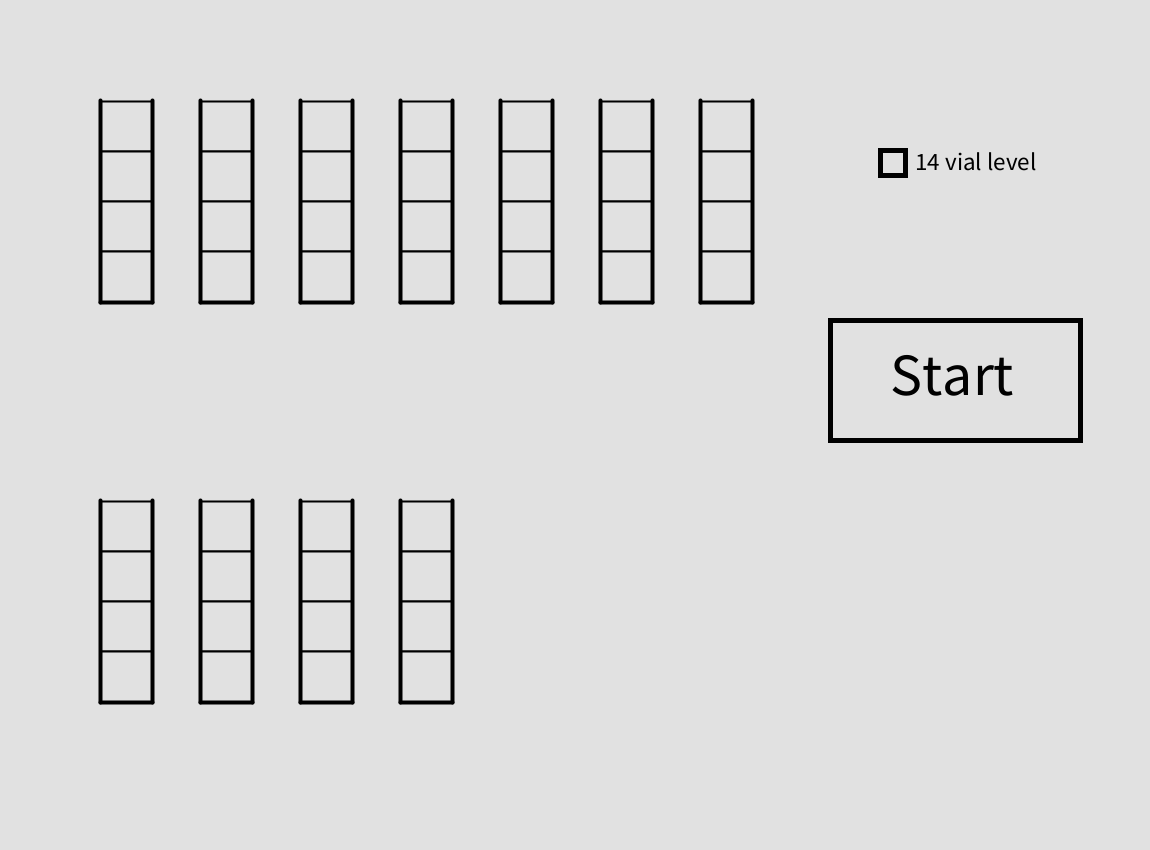
Frame 1 (no input)
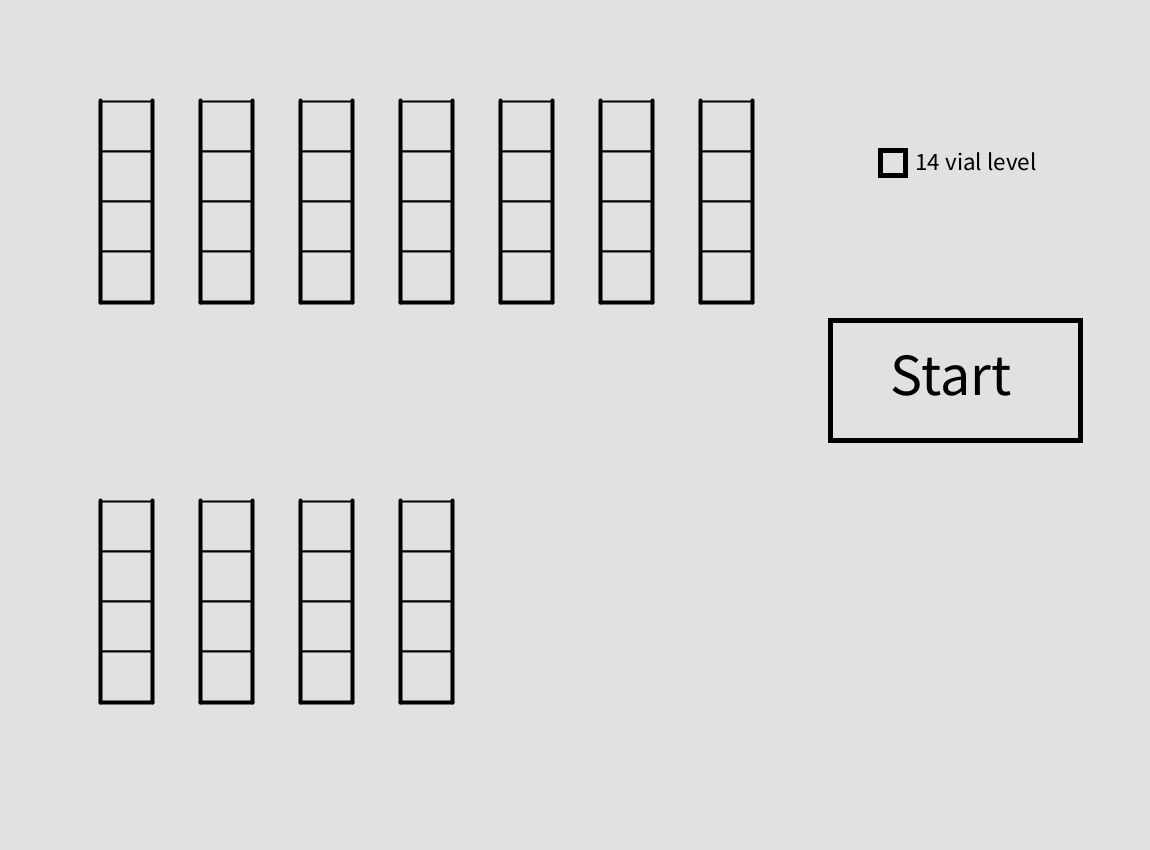
Frame 60 (the mouse pressed at the canvas centre just before this capture)
Frame 120 (the mouse held since frame 60 and released just before this capture): identical to frame 60, image omitted

The Processing sketch that drew these frames (run headless with seeded random() and noise(); from frame 60 on, the mouse is pressed at the canvas centre):

// Processing sketch: Water_sort_puzzle_solver
// ── Water_sort_puzzle_solver.pde

//Initializing some static values here.
//We need one World object.
World world;
public int vials = 11;
public long total_branches = 0;

void setup() {
  size(1150, 850);
  world = new World();
}

//The draw() functuon is build in to Processing, and is used once every frame to draw everything on screen.
void draw() {
  background(225);
  stroke(0);
  strokeWeight(5);
  fill(225);
  
  if(mouseOver_start()) {
    fill(255);
  }
  rect(830, 320, 250, 120);
  
  if(mouseOver_size_button()) {
    fill(255);
  } else {
    fill(225);
  }
  
  rect(880, 150, 25, 25);
  
  fill(0);
  textSize(60);
  text("Start", 890, 395);
  textSize(25);
  text("14 vial level", 915, 170);
  if(vials == 14) {
    textSize(60);
    text("X", 878, 183);
  }
  
  world.drawWorld();
  
  if (world.solution == "Unsolvable") {
    fill(255, 50, 50);
  } else if (world.solution == "Solved!") {
    fill(50, 255, 50);
  }
  textSize(220);
  text(world.solution, 50, 450);
  
}

void mousePressed() {
  
  if(world.solution == "") {
    if(world.current_mousing_vial.mousingOver() > -1) {
      world.current_mousing_vial.changeColor(world.current_mousing_vial.mousingOver());
    }
    if(mouseOver_start()) {
      world.solve();
    }
  } else {
    world.solution = "";
  }
  if(mouseOver_size_button()) {
    if(vials == 11) {
      vials = 14;
    } else {
      vials = 11;
    }
    world.change_level_size();
  }
  
}

Boolean mouseOver_start() {
  if(mouseX > 830 && mouseX < 1085 && mouseY > 320 && mouseY < 440) {
    return true;
  } else {
    return false;
  }
}

Boolean mouseOver_size_button() {
  if(mouseX > 880 && mouseX < 905 && mouseY > 150 && mouseY < 175) {
    return true;
  } else {
    return false;
  }
}

void keyPressed() {
  if(key == 't' || key == 'T') {
    world.current_node.test_colors();
  }
}

// ── Color.pde

public class Color {
  
  String col;
  int count;
  
  public Color(String c) {
    
    col = c;
    count = 1;
    
  }
  
  public void increase_count() {
    count++;
  }
    
  
}

// ── Node.pde


public class Node {
  
  Boolean solution_found;
  String instructions;
  Vial[] all_vials = new Vial[vials];
  int depth;
  
  public Node(String input_instructions, int d) {
    
    for (int i=0; i<vials; i++) {
      int x = 100+(i*100);
      int y = 100;
      if (i>6) {
        y = y+400;
        x = x-700;
      }
      
      all_vials[i] = new Vial(x, y);
    }
    
    instructions = input_instructions;
    solution_found = false;
    depth = d;
    
  }
  
  public void copy_colors(Node copy_node) {
    for(int i=0; i<vials; i++) {
      for(int j=0; j<4; j++) {
        all_vials[i].content[j] = copy_node.all_vials[i].content[j];
      }
    }
  }
  
  public Boolean solve() {
    
    solution_found = true;
    for(int i=0; i<vials; i++) {
       if(all_vials[i].content[0] != all_vials[i].content[1] ||
       all_vials[i].content[1] != all_vials[i].content[2] ||
       all_vials[i].content[2] != all_vials[i].content[3]) {
          
         solution_found = false;
          
       }
     }
     
     if(solution_found) {
       return true;
     }
    
    for(int i=0; i<vials; i++) {
        int content_start = 0;
        int content_size = 1;
        String content_color = all_vials[i].content[0];
           
        for(int j=1; j<4; j++) {
          if(content_color == "empty") {
            content_color = all_vials[i].content[j];
            content_start++;
          } else if(all_vials[i].content[j] == content_color) {
            content_size++;
          } else {
            break;
          }
        }
        
        if(content_size < 4 && content_start < 3) {
          for(int j=0; j<vials; j++) {
            if(all_vials[j].content[content_size -1] == "empty" && i != j) {
              
              String bottom_color = "empty";
              int bottom_extra_depth = 0;
              for(int k=content_size; k<4; k++) {
                if(all_vials[j].content[k] != "empty") {
                  bottom_color = all_vials[j].content[k];
                  break;
                }
                bottom_extra_depth++;
              }
              
              if((content_start + content_size < 4 && (bottom_color == "empty" || bottom_color == content_color)) ||
              (content_start + content_size == 4 && bottom_color == content_color)) {
                Node new_branch = new Node(instructions + "-> pour " + content_color + " from vial " + (i+1) + " into " + bottom_color + " in vial " + (j+1) + "\n", depth+1);
                new_branch.copy_colors(this);
                
                for(int k=0; k<content_size; k++) {
                  new_branch.all_vials[i].content[k+content_start] = "empty";
                  new_branch.all_vials[j].content[k+bottom_extra_depth] = content_color;
                }
                
                if(new_branch.solve()) {
                  copy_colors(new_branch);
                  solution_found = true;
                  instructions = new_branch.instructions;
                  return true;
                } else {
                  //total_branches++;
                  //println("branches visited: " + total_branches);
                  //println("depth: " + new_branch.depth);
                  //println(new_branch.instructions);
                  //println();
                  new_branch = null;
                }
              }
              
            }
          }
        }
      }
      
      return false;
  }
  
  public void test_colors() {
    
    if(vials == 14) {
      all_vials[0].content[0] = "purple";
      all_vials[0].content[1] = "purple";
      all_vials[0].content[2] = "light green";
      all_vials[0].content[3] = "lime";
      all_vials[1].content[0] = "gray";
      all_vials[1].content[1] = "red";
      all_vials[1].content[2] = "cyan";
      all_vials[1].content[3] = "yellow";
      all_vials[2].content[0] = "brown";
      all_vials[2].content[1] = "dark green";
      all_vials[2].content[2] = "purple";
      all_vials[2].content[3] = "brown";
      all_vials[3].content[0] = "purple";
      all_vials[3].content[1] = "lime";
      all_vials[3].content[2] = "blue";
      all_vials[3].content[3] = "gray";
      all_vials[4].content[0] = "cyan";
      all_vials[4].content[1] = "gray";
      all_vials[4].content[2] = "lime";
      all_vials[4].content[3] = "brown";
      all_vials[5].content[0] = "pink";
      all_vials[5].content[1] = "yellow";
      all_vials[5].content[2] = "red";
      all_vials[5].content[3] = "cyan";
      all_vials[6].content[0] = "dark green";
      all_vials[6].content[1] = "orange";
      all_vials[6].content[2] = "orange";
      all_vials[6].content[3] = "brown";
      all_vials[7].content[0] = "dark green";
      all_vials[7].content[1] = "orange";
      all_vials[7].content[2] = "pink";
      all_vials[7].content[3] = "red";
      all_vials[8].content[0] = "orange";
      all_vials[8].content[1] = "pink";
      all_vials[8].content[2] = "light green";
      all_vials[8].content[3] = "red";
      all_vials[9].content[0] = "yellow";
      all_vials[9].content[1] = "light green";
      all_vials[9].content[2] = "lime";
      all_vials[9].content[3] = "blue";
      all_vials[10].content[0] = "yellow";
      all_vials[10].content[1] = "pink";
      all_vials[10].content[2] = "dark green";
      all_vials[10].content[3] = "blue";
      all_vials[11].content[0] = "gray";
      all_vials[11].content[1] = "blue";
      all_vials[11].content[2] = "light green";
      all_vials[11].content[3] = "cyan";
      all_vials[12].content[0] = "empty";
      all_vials[12].content[1] = "empty";
      all_vials[12].content[2] = "empty";
      all_vials[12].content[3] = "empty";
      all_vials[13].content[0] = "empty";
      all_vials[13].content[1] = "empty";
      all_vials[13].content[2] = "empty";
      all_vials[13].content[3] = "empty"; 
    } else {
      all_vials[0].content[0] = "purple";
      all_vials[0].content[1] = "light green";
      all_vials[0].content[2] = "cyan";
      all_vials[0].content[3] = "purple";
      all_vials[1].content[0] = "lime";
      all_vials[1].content[1] = "blue";
      all_vials[1].content[2] = "light green";
      all_vials[1].content[3] = "cyan";
      all_vials[2].content[0] = "blue";
      all_vials[2].content[1] = "pink";
      all_vials[2].content[2] = "gray";
      all_vials[2].content[3] = "orange";
      all_vials[3].content[0] = "lime";
      all_vials[3].content[1] = "red";
      all_vials[3].content[2] = "red";
      all_vials[3].content[3] = "light green";
      all_vials[4].content[0] = "cyan";
      all_vials[4].content[1] = "gray";
      all_vials[4].content[2] = "blue";
      all_vials[4].content[3] = "light green";
      all_vials[5].content[0] = "lime";
      all_vials[5].content[1] = "gray";
      all_vials[5].content[2] = "purple";
      all_vials[5].content[3] = "gray";
      all_vials[6].content[0] = "purple";
      all_vials[6].content[1] = "orange";
      all_vials[6].content[2] = "pink";
      all_vials[6].content[3] = "lime";
      all_vials[7].content[0] = "blue";
      all_vials[7].content[1] = "pink";
      all_vials[7].content[2] = "orange";
      all_vials[7].content[3] = "red";
      all_vials[8].content[0] = "pink";
      all_vials[8].content[1] = "red";
      all_vials[8].content[2] = "cyan";
      all_vials[8].content[3] = "orange";
      all_vials[9].content[0] = "empty";
      all_vials[9].content[1] = "empty";
      all_vials[9].content[2] = "empty";
      all_vials[9].content[3] = "empty";
      all_vials[10].content[0] = "empty";
      all_vials[10].content[1] = "empty";
      all_vials[10].content[2] = "empty";
      all_vials[10].content[3] = "empty";
    }
    
    
    
    
    
  }
  
  
}

// ── Vial.pde


public class Vial {
  
  
  int xcord;
  int ycord;
  String[] content = new String[4];
  
  
  public Vial(int x, int y) {
    xcord = x;
    ycord = y;
    
    for (int i=0; i<4; i++) {
      content[i] = "empty";
    }
  }
  
  public void drawVial() {
    stroke(0);
    strokeWeight(4);
    line(xcord, ycord, xcord, ycord+202);
    line(xcord, ycord+202, xcord+52, ycord+202);
    line(xcord+52, ycord+202, xcord+52, ycord);
    
    for (int i=0; i<4; i++) {
      
      strokeWeight(2);
      if (content[i] == "empty") {
        fill(225);
      } else if (content[i] == "gray") {
        fill(120);
      } else if (content[i] == "purple") {
        fill(145, 5, 175);
      } else if (content[i] == "brown") {
        fill(125, 90, 40);
      } else if (content[i] == "cyan") {
        fill(5, 265, 255);
      } else if (content[i] == "pink") {
        fill(255, 5, 255);
      } else if (content[i] == "dark green") {
        fill(25, 100, 20);
      } else if (content[i] == "orange") {
        fill(255, 140, 5);
      } else if (content[i] == "yellow") {
        fill(255, 255, 5);
      } else if (content[i] == "light green") {
        fill(150, 255, 20);
      } else if (content[i] == "lime") {
        fill(20, 255, 150);
      } else if (content[i] == "blue") {
        fill(5, 5, 255);
      } else {
        fill(255, 5, 5);
      }
      
      rect(xcord+1, ycord+1+(i*50), 50, 50);
    }
  }
  
  public int mousingOver() {
    
    for (int i=0; i<4; i++) {
      if (mouseX > xcord+1 && mouseX < xcord+51
      && mouseY > ycord+1+(i*50) && mouseY < ycord+51+(i*50)) {
        return i;
      }
    }
    
    return -1;
  }
  
  public void changeColor(int x) {
    if (content[x] == "empty") {
        content[x] = "gray";
      } else if (content[x] == "gray") {
        content[x] = "purple";
      } else if (content[x] == "purple") {
        content[x] = "brown";
      } else if (content[x] == "brown") {
        content[x] = "cyan";
      } else if (content[x] == "cyan") {
        content[x] = "pink";
      } else if (content[x] == "pink") {
        content[x] = "dark green";
      } else if (content[x] == "dark green") {
        content[x] = "orange";
      } else if (content[x] == "orange") {
        content[x] = "yellow";
      } else if (content[x] == "yellow") {
        content[x] = "light green";
      } else if (content[x] == "light green") {
        content[x] = "lime";
      } else if (content[x] == "lime") {
        content[x] = "blue";
      } else if (content[x] == "blue") {
        content[x] = "red";
      } else {
        content[x] = "empty";
      }
  }
  
}

// ── World.pde

//The World class contains everything we need to draw the game field.
public class World {
  
  String solution;
  Vial current_mousing_vial;
  Node current_node;
  
  public World() {
    
    current_node = new Node("", 0);
    current_mousing_vial = current_node.all_vials[0];
    solution = "";
    
  }
  
  public void drawWorld() {
    for (int i=0; i<vials; i++) {
      current_node.all_vials[i].drawVial();
      
      if (current_node.all_vials[i].mousingOver() > -1) {
        current_mousing_vial = current_node.all_vials[i];
      }
      
    }
    
    
  }
  
  public int mousingVial() {
    for (int i=0; i<vials; i++) {
      if (current_node.all_vials[i].mousingOver() >= 0) {
        return i;
      }
    }
    return -1;
  }
  
  public void change_level_size() {
    current_node = new Node("", 0);
  }
  
  public void solve() {
    
    ArrayList<Color> all_colors = new ArrayList<Color>();
    
    for(int i=0; i<vials; i++) {
      for(int j=0; j<4; j++) {
        
        Boolean found_match = false;
        for(int k=0; k<all_colors.size(); k++) {
          if(all_colors.get(k).col == current_node.all_vials[i].content[j]) {
            all_colors.get(k).increase_count();
            found_match = true;
            break;
          }
        }
        
        if(!found_match) {
          all_colors.add(new Color(current_node.all_vials[i].content[j]));
        }
        
        
      }
    }
    
    Boolean checksout = true;
    for(int i=0; i<all_colors.size(); i++) {
      if((all_colors.get(i).col == "empty" && all_colors.get(i).count != 8) || (all_colors.get(i).col != "empty" && all_colors.get(i).count != 4)) {
        println("you have " + all_colors.get(i).count + " " + all_colors.get(i).col);
        checksout = false;
      }
    }
    
    if(checksout) {
      long start_time = System.nanoTime();
      if(current_node.solve()) {
        solution = "Solved!";
        println(current_node.instructions);
      } else {
        solution = "Unsolvable";
      }
      long calculating_time = System.nanoTime() - start_time;
      println();
      println("Time spent calculating: " + calculating_time + " nanoseconds " + "(" + (calculating_time/1000000000) + ")" + " seconds");
    } else {
      println();
      println("incorrect number of colors detected, please verify");
      println();
    }
    
  }
  
}
